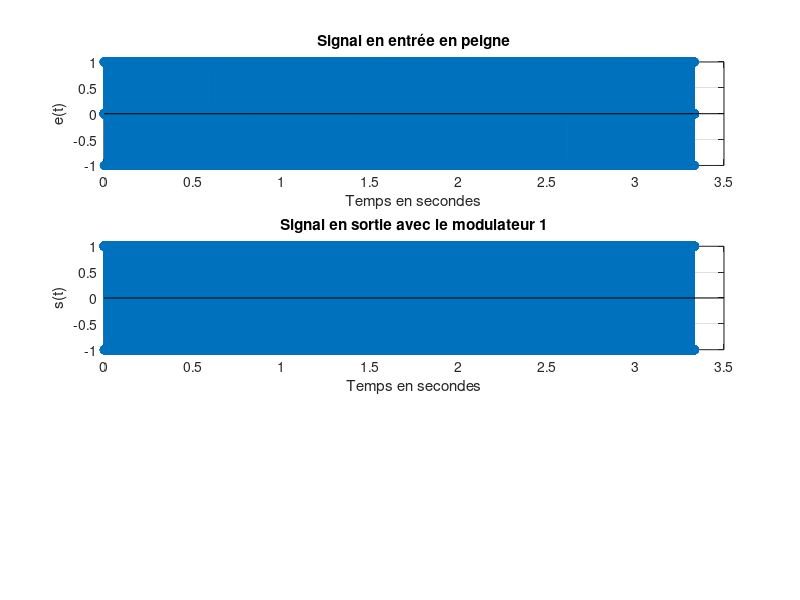
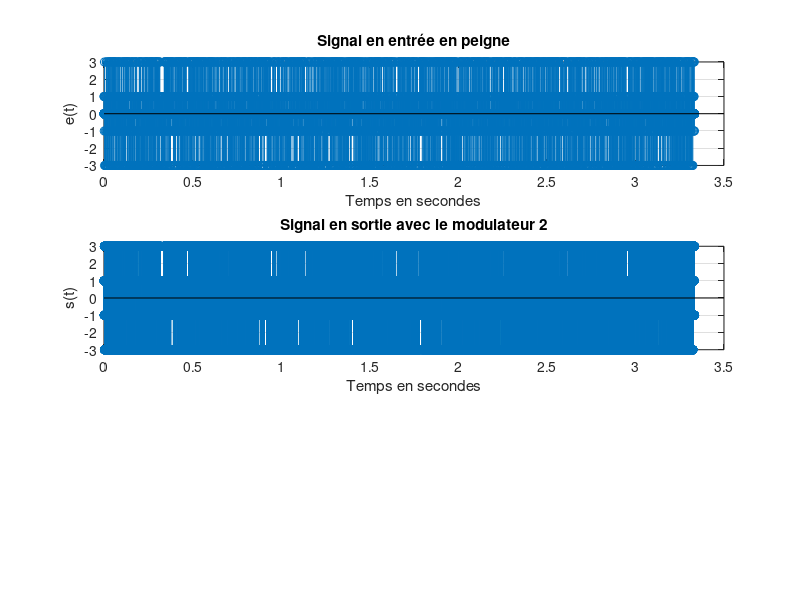
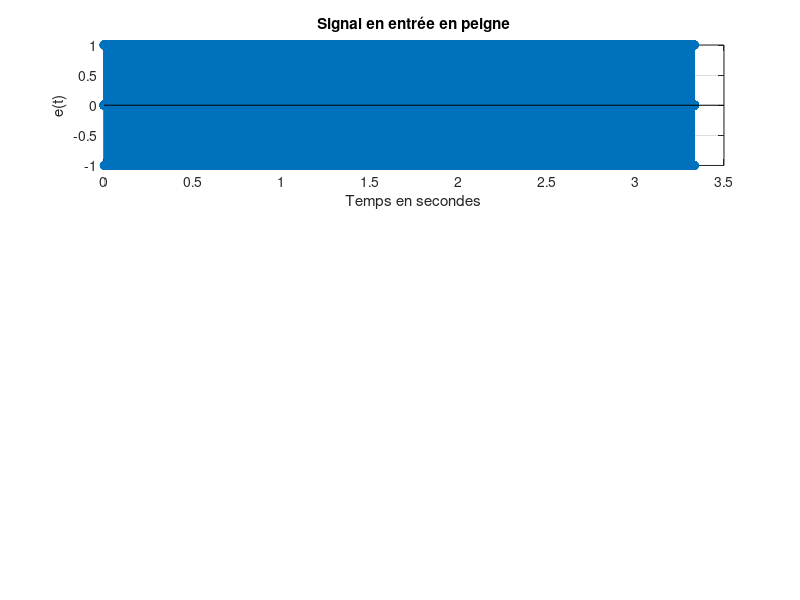

Source code (MATLAB) for these figures, in order: (Note: this script raises an error after producing the figures.)
close all;
clear;
clc;
%% Étude de modulateurs bande de base
Fe = 24000;%Hz
Te = 1/Fe; %seconde 

% nombre de symbole
M = 2;
nb_sym = log2(M);

% Débit binaire 

Rb = 3000; % bits/s

Tb = 1/Rb; 

% la durée symbole
Ts = nb_sym*Tb; 

% Facteur de suréchantillonage 
Ns = Ts/Te; % à déterminer dans chaque cas


% Signal a transmettre 
taille = 10000; % le nombre de bits qu'on ve transmettre
transmettre = randi(0:1,1,taille); %génére aléatoirement taille bits

%% Les modulateurs 

%% Modulateteur 1 
% - Mapping : symboles binaires a moyenne nulle.
transmettre_1 = 2*transmettre; 
transmettre_1 = transmettre_1 -1; % les 1 deviennent des 1 et les 0 deviennent des -1 
mat = zeros(1,Ns); 
mat(1)= 1;  % [1 0 0 0 ...] 

transmettre_peigne = kron(transmettre_1, mat ); % une forme de peigne 

echelle = [0 : Te : (taille*Ts)-Te]; 

figure(1)
subplot(3,1,1);
stem(echelle,transmettre_peigne);grid on;
xlabel("Temps en secondes");
ylabel("e(t)");
title("Signal en entrée en peigne");

V_0 = -1; % symbole du bit 0 
V_1 = 1; %symbole du bit 1 

% – Filtre de mise en forme rectangulaire de hauteur 1 et de duree  egale a la duree symbole.
porte = ones(1,Ns); % le filtre de mise en forme [ 1 1 1 ...] de taille Ns 
entree_conv = filter(porte,1,transmettre_peigne); %le peigne convolué avec le filtre de mise en forme 

% Tracé
figure(1); 
subplot(3,1,2);
stem(echelle,entree_conv);grid on;
xlabel("Temps en secondes");
ylabel("s(t)");
title("Signal en sortie avec le modulateur 1");
%exportgraphics(gcf,'./images/temp_mod1.png','Resolution',400);



%% Modulateur 2 
% - Mapping : symboles 4-aires `a moyenne nulle.
% – Filtre de mise en forme : rectangulaire de hauteur 1 et de duree egale a la duree symbole.

% Symboles avec le mapping de Gray 
V_00 = -3; 
V_01 = -1;
V_10 = 3;
V_11 = 1;

transmettre_2 = reshape(transmettre,2,[])'; % groupe les bits 2 par 2 
index = bi2de(transmettre_2)';  % convertir ligne par ligne de binaire en décimal [ 3 2 2 1 1 0 0 0 1 3...]

lut = [-3, -1, 3, 1];  
transmettre_2 = lut(index +1); % en decimal en peut le voir comme des indices [ -3 -1 1 ...]

mat = zeros(1,2*Ns); 
mat(1)= 1; 
transmettre_2 = kron(transmettre_2, mat ); % une forme de peigne [-3 0 0 0 0 -1 0 0 0 0 1 0 0 ...]

porte = ones(1,2*Ns);
transmettre_2_conv = filter(porte,1,transmettre_2); % la convolution avec la porte


echelle = [0 : Te : ((taille*Ts))-Te]; 

figure(2)
subplot(3,1,1);
stem(echelle,transmettre_2);grid on;
xlabel("Temps en secondes");
ylabel("e(t)");
title("Signal en entrée en peigne");

% Tracé
figure(2); 
subplot(3,1,2)
stem(echelle,transmettre_2_conv);grid on;
xlabel("Temps en secondes");
ylabel("s(t)");
title("Signal en sortie avec le modulateur 2");
%exportgraphics(gcf,'./images/temp_mod2.png','Resolution',400);


%% Modulateur 3 
% – Mapping : symboles binaires a moyenne nulle.
% - – Filtre de mise en forme : 

%Signal a transmettre sous forme de peigne 
transmettre_3 = 2*transmettre; 
transmettre_3 = transmettre_3 -1; % les 1 deviennent des 1 et les 0 deviennent des -1 
mat = zeros(1,Ns); 
mat(1)= 1;  % [1 0 0 0 ...] 
transmettre_3 = kron(transmettre_3, mat );

figure(3)
subplot(3,1,1);
stem(echelle,transmettre_3);grid on;
xlabel("Temps en secondes");
ylabel("e(t)");
title("Signal en entrée en peigne");

%une reponse impulsionnelle de longueur
L = 8; % optimisé a 8
N = L*Ns + 1;

% roll of entre 0 et 1 
alpha = 0,2;

%racine de cosinus sur eleve
h = rcosdesign(alpha,L,Ns);


transmettre_3_conv = filter(h,1,transmettre_3); %le peigne convolué avec le filtre de mise en forme 


% Tracé
figure(3); 
subplot(3,1,2);
stem(echelle,transmettre_3_conv);grid on;
xlabel("Temps en secondes");
ylabel("s(t)");
title("Signal en sortie avec le modulateur 3");
%exportgraphics(gcf,'./images/temp_mod3.png','Resolution',400);


%% Trace des DSP estimé et théorique 
% modulateur 1 
figure(1); 
subplot(3,1,3)
DSP_1=pwelch(entree_conv,[],[],[],Fe,'twosided'); % DSP pratique 
f = linspace(-Fe/2,Fe/2, length(DSP_1));
S_x1 = (Ts)*sinc(f*Ts).^2;  % DSP  théorique 
plot(f,10*log10(fftshift(DSP_1/max(DSP_1))),"g"); grid on 
hold on;
plot(f,10*log10(S_x1/max(S_x1)),"r");
xlabel("Fréquence en Hz")
ylabel("Densité spectrale de puissance (dB)")
legend('Densité de puissance estimée','Densitee de puissance théorique');
title("Comparaison de la DSP estimée et théorique du modulateur 1");
%exportgraphics(gcf,'./images/DSP_mod1.png','Resolution',400);

figure(43)
plot(f,10*log10(fftshift(DSP_1/max(DSP_1))),"g"); grid on 
xlabel("Fréquence en Hz")
ylabel("Densité spectrale de puissance (dB)")
title("La DSP estimée du modulateur 1");
%exportgraphics(gcf,'./images/DSP_solomod1.png','Resolution',400);

%modulateur 2 
figure(2); 
subplot(3,1,3)
DSP_2=pwelch(transmettre_2_conv,[],[],[],Fe,'twosided'); % DSP pratique 
f = linspace(-Fe/2,Fe/2, length(DSP_2));
S_x2 = 20*(Ts)*sinc(2*f*Ts).^2; % DSP théorique 

plot(f,10*log10(fftshift(DSP_2/max(DSP_2))),"g"); grid on
hold on;
plot(f,10*log10(S_x2/max(S_x2)));
xlabel("Fréquence en Hz")
ylabel("Densité spectrale de puissance (dB)")
legend('Densité de puissance estimée','Densitee de puissance théorique');
title("Comparaison de la DSP estimée et théorique du modulateur 2");
%exportgraphics(gcf,'./images/DSP_mod2.png','Resolution',400);

figure(44)
plot(f,10*log10(fftshift(DSP_2/max(DSP_2))),"g"); grid on 
xlabel("Fréquence en Hz")
ylabel("Densité spectrale de puissance (dB)")
title("La DSP estimée du modulateur 2");
%exportgraphics(gcf,'./images/DSP_solomod2.png','Resolution',400);

%modulateur 3 
figure(3); 
subplot(3,1,3)
DSP_3=pwelch(transmettre_3_conv,[],[],[],Fe,'twosided'); % DSP pratique 
f = linspace(-Fe/2,Fe/2, length(DSP_3));
indice = 1; 
S_x3 = zeros(1,length(DSP_3));
for i = linspace(-Fe/2,Fe/2, length(DSP_3))
    
    if abs(i) <= (1-alpha)/(2*Ts)
        S_x3(indice) = 1;
    elseif  (abs(i) <= (1+alpha)/(2*Ts) )&&((1-alpha)/(2*Ts) <= abs(i))
        S_x3(indice) = (1 + cos((pi*Ts/alpha)*(abs(i)-((1-alpha)/(2*Ts)))));
    else

        S_x3(indice) = 0;
    end 
    indice = indice +1;
end 


plot(f,10*log10(fftshift(DSP_3/max(DSP_3))),"g"); grid on 
hold on;
plot(f,10*log10(S_x3/max(S_x3)));
xlabel("Fréquence en Hz")
ylabel("Densité spectrale de puissance (dB)")
legend('Densité de puissance estimée','Densitee de puissance théorique');
title("Comparaison de la DSP estimée et théorique du modulateur 3");
%exportgraphics(gcf,'./images/DSP_mod3.png','Resolution',400);

figure(44)
plot(f,10*log10(fftshift(DSP_3/max(DSP_3))),"g"); grid on 
xlabel("Fréquence en Hz")
ylabel("Densité spectrale de puissance (dB)")
title("La DSP estimée du modulateur 3");
%exportgraphics(gcf,'./images/DSP_solomod3.png','Resolution',400);

figure(42) 
plot(f,10*log10(fftshift(DSP_3/max(DSP_3)))); grid on
hold on;
plot(f,10*log10(fftshift(DSP_2/max(DSP_2))),"r");
plot(f,10*log10(fftshift(DSP_1/max(DSP_1))),"g");
xlabel("Fréquence en Hz")
ylabel("Densité spectrale de puissance (dB)")
legend('Densité de puissance modulateur3','Densitee de puissance modulateur2','Densité de puissance modulateur1');
title("Comparaison des DSP 1, 2 et 3");
%exportgraphics(gcf,'./images/DSP_123.png','Resolution',400);